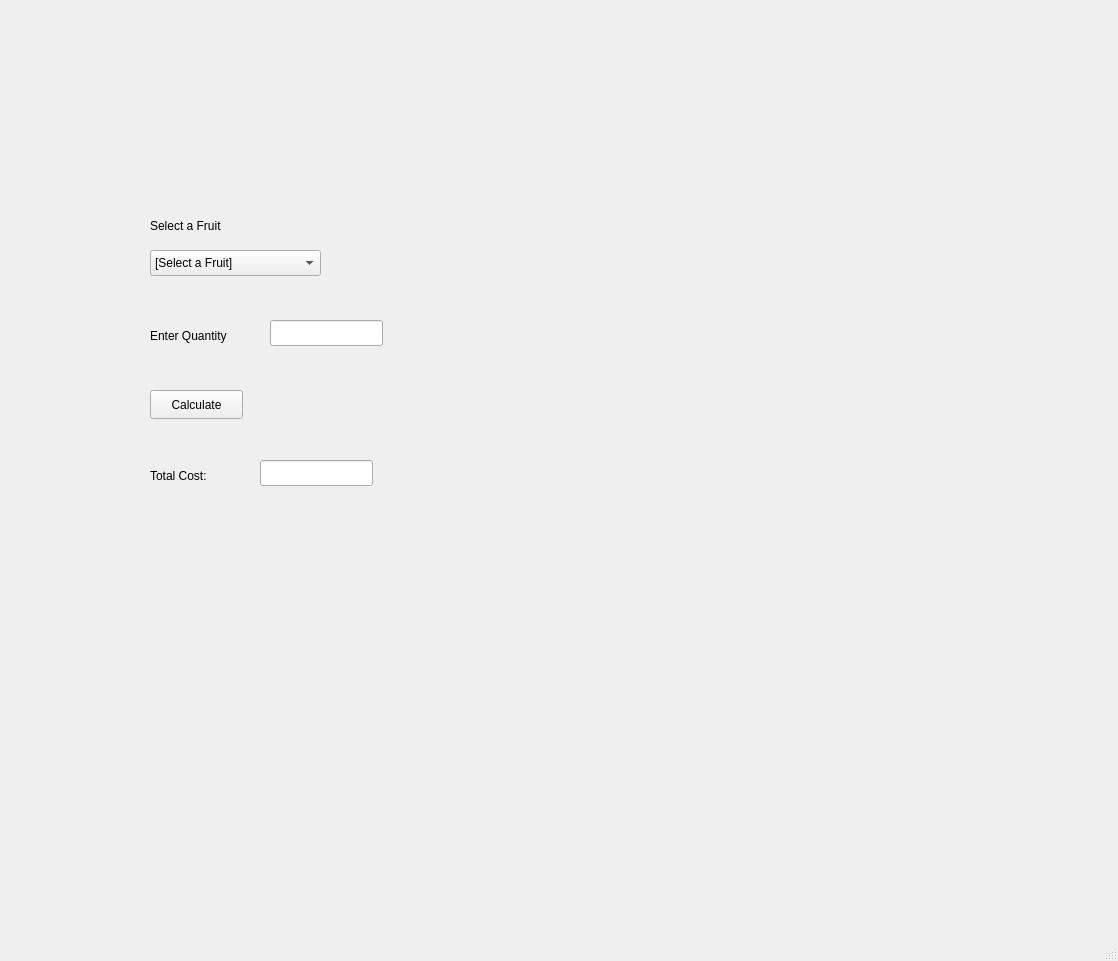
<?xml version="1.0" encoding="UTF-8"?>
<ui version="4.0">
 <class>MainWindow</class>
 <widget class="QMainWindow" name="MainWindow">
  <property name="geometry">
   <rect>
    <x>0</x>
    <y>0</y>
    <width>1118</width>
    <height>961</height>
   </rect>
  </property>
  <property name="windowTitle">
   <string>Fruit Purchase</string>
  </property>
  <widget class="QWidget" name="centralwidget">
   <widget class="QLabel" name="lblFruit">
    <property name="geometry">
     <rect>
      <x>150</x>
      <y>210</y>
      <width>101</width>
      <height>31</height>
     </rect>
    </property>
    <property name="text">
     <string>Select a Fruit</string>
    </property>
   </widget>
   <widget class="QComboBox" name="cmbFruit">
    <property name="geometry">
     <rect>
      <x>150</x>
      <y>250</y>
      <width>171</width>
      <height>26</height>
     </rect>
    </property>
    <item>
     <property name="text">
      <string>[Select a Fruit]</string>
     </property>
    </item>
    <item>
     <property name="text">
      <string>Apple</string>
     </property>
    </item>
    <item>
     <property name="text">
      <string>Banana</string>
     </property>
    </item>
    <item>
     <property name="text">
      <string>Orange</string>
     </property>
    </item>
    <item>
     <property name="text">
      <string>Grapes</string>
     </property>
    </item>
    <item>
     <property name="text">
      <string>Mango</string>
     </property>
    </item>
   </widget>
   <widget class="QLabel" name="lblPrice">
    <property name="geometry">
     <rect>
      <x>360</x>
      <y>250</y>
      <width>351</width>
      <height>31</height>
     </rect>
    </property>
    <property name="text">
     <string/>
    </property>
   </widget>
   <widget class="QLabel" name="lblQuantity">
    <property name="geometry">
     <rect>
      <x>150</x>
      <y>320</y>
      <width>101</width>
      <height>31</height>
     </rect>
    </property>
    <property name="text">
     <string>Enter Quantity</string>
    </property>
   </widget>
   <widget class="QLineEdit" name="txtQuantity">
    <property name="geometry">
     <rect>
      <x>270</x>
      <y>320</y>
      <width>113</width>
      <height>26</height>
     </rect>
    </property>
   </widget>
   <widget class="QPushButton" name="btnCalculate">
    <property name="geometry">
     <rect>
      <x>150</x>
      <y>390</y>
      <width>93</width>
      <height>29</height>
     </rect>
    </property>
    <property name="text">
     <string>Calculate</string>
    </property>
   </widget>
   <widget class="QLabel" name="lblCost">
    <property name="geometry">
     <rect>
      <x>150</x>
      <y>460</y>
      <width>101</width>
      <height>31</height>
     </rect>
    </property>
    <property name="text">
     <string>Total Cost:</string>
    </property>
   </widget>
   <widget class="QLineEdit" name="txtCost">
    <property name="geometry">
     <rect>
      <x>260</x>
      <y>460</y>
      <width>113</width>
      <height>26</height>
     </rect>
    </property>
   </widget>
  </widget>
  <widget class="QMenuBar" name="menubar">
   <property name="geometry">
    <rect>
     <x>0</x>
     <y>0</y>
     <width>1118</width>
     <height>26</height>
    </rect>
   </property>
  </widget>
  <widget class="QStatusBar" name="statusbar"/>
 </widget>
 <resources/>
 <connections/>
</ui>
